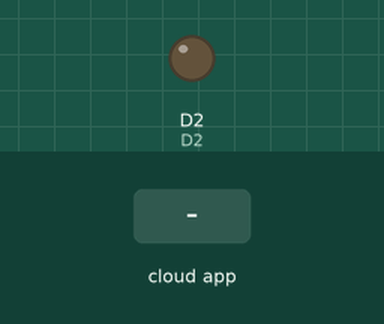
This sketch was run on a simulated ESP8266 (NodeMCU). Shown: output pins drawn as LEDs (lit = HIGH). Inputs (shaded band) come from the test bench. WiFi joins after 1.5 s; servers stay silent unless stated; the Firebase database answers and starts empty; what the sketch prints to the serial monitor is not drawn.

Above: at 2.7 s.
2.8 s: the phone or cloud app sets D2 to 1
At 3.8 s:
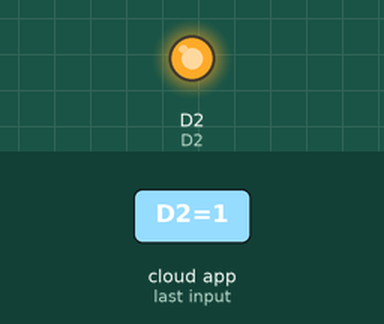
4.5 s: the phone or cloud app sets D2 to 0
At 5.8 s:
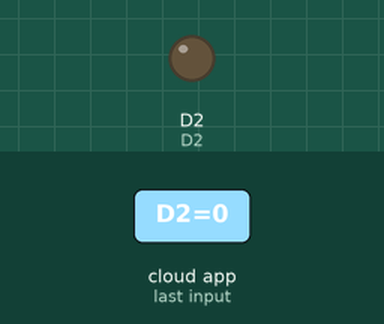
Timing chart, 0 to 7.5 s (numbered marks = the images above; inputs shaded):
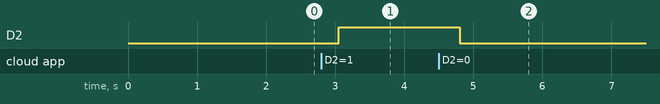

The sketch:

led_firebase.ino
```cpp
#include <ESP8266WiFi.h>
#include <FirebaseArduino.h>

#define D2 4
#define FIREBASE_HOST "網站"
#define WIFI_SSID "熱點名"
#define WIFI_PASSWORD "熱點密碼"

void setup() {
  Serial.begin(115200);
  //連線到Wifi
  WiFi.begin(WIFI_SSID,WIFI_PASSWORD);
  Serial.print("開始連線");
  while(WiFi.status() != WL_CONNECTED){
    Serial.print(".");
    delay(500);
  }
  Serial.println();
  Serial.print("連線成功:");
  Serial.print(WiFi.localIP());
  pinMode(D2,OUTPUT);
  Firebase.begin(FIREBASE_HOST);
}

void loop() {
  bool d2Value = Firebase.getBool("led/D2");
  if (Firebase.success() == false){
    Serial.print("取得led/D2失敗，重新執行");
    return;
  }
  digitalWrite(D2,d2Value);
  delay(200);

}
```

Measured:
- after the input at 2.8 s, D2: LOW → HIGH after 0.25 s
- after the input at 4.5 s, D2: HIGH → LOW after 0.30 s
